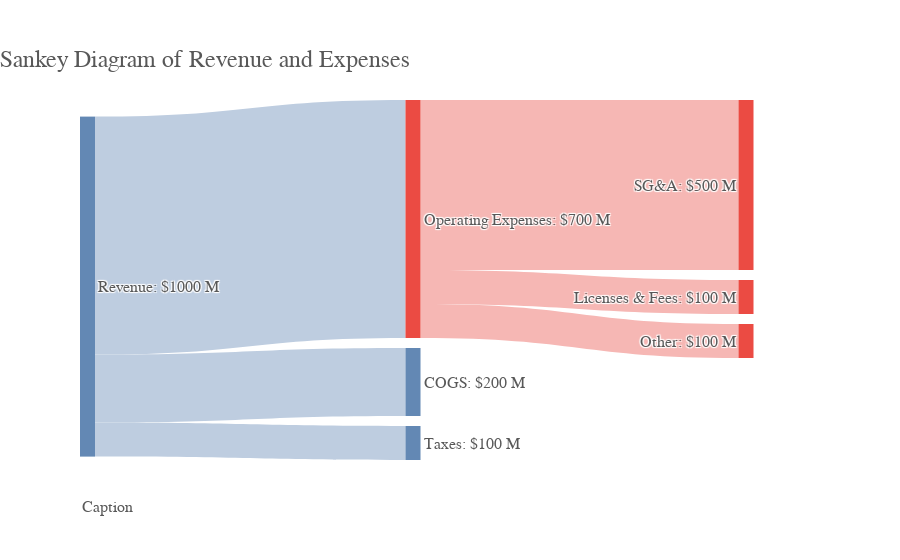

Notebook source saved alongside this figure:
### Markdown cell above
## Create the Graph

### Code cell
# NODES ----------------------------------------------------------------

# Node Labels
NodeLabel =  [f"{node}: ${value} M" for (node, value) in zip(node_df['Node'], node_df['Value']) ]
node_df['Label'] = NodeLabel


# Node positions
numRows = len(rows)
numCols = len(cols)

colPositions = [cols[0]] + [cols[i] for i in range(1, numCols) ]*numCols
colPositions.sort()

node_df['node_position_x'] = colPositions
node_df['node_position_y'] = [0] + rows*(numRows-1)


# Create dictionary for nodes
nodes = dict(
    type='sankey',
    orientation='h',
    arrangement='snap',
    node=dict(
        pad=nodePad,
        thickness=nodeThickness,
        line=nodeLine,
        label=node_df['Label'],
        color=node_df['Color'],
        x=node_df['node_position_x'],
        y=node_df['node_position_y'],
        hovertemplate=nodeHoverTemplate
    )
)


# LINKS ---------------------------------------------------------------------

# Convert node labels to node indices
source_indices = [node_df[node_df['Node'] == source].index[0] for source in link_df['Source']]
target_indices = [node_df[node_df['Node'] == target].index[0] for target in link_df['Target']]

# Create dictionary for links
link_dict = dict(
    source=source_indices,
    target=target_indices,
    value=link_df['Value'],
    color=link_df['Color'],
    hovertemplate=linkHoverTemplate,
    hoverlabel=dict(font=dict(family=fontFamily))
)

# Define nodes and links
nodes['link'] = link_dict



# CHART LAYOUT ------------------------------------------------------------

# Define layout
layout = dict(
    title=dict(
        text=titleText,
        font=dict(size=titleFontSize, family=fontFamily, color=fontColor),
        x=0,
        xanchor='left',
        yanchor='top'
    ),
    annotations=[
        dict(
            text=captionText,
            showarrow=False,
            font=dict(size=captionFontSize, family=fontFamily, color=fontColor),
            xref='paper',
            yref='paper',
            x=0,
            y=-0.1,
            xanchor='left',
            yanchor='bottom'
        )
    ],
    paper_bgcolor=paperBgcolor,
    plot_bgcolor=plotBgcolor,
    font=dict(size=textFontSize, family=fontFamily, color=fontColor)
)

# Create figure
fig = go.Figure(data=[nodes], layout=layout)

# Show figure
fig.show()

# Export to PNG
fig.write_image(outputFileName + ".png", height=outHeight, width=outWidth)

### Figure 1 — Plotly figure (JSON) as saved in the notebook; plotly's stock layout.template omitted (floating-point values rounded to 4 significant figures)
{"data": [{"arrangement": "snap", "link": {"color": ["#BECDE0", "#BECDE0", "#BECDE0", "#F6B7B4", "#F6B7B4", "#F6B7B4"], "hoverlabel": {"font": {"family": "Times New Roman"}}, "hovertemplate": "%{source.label} → %{target.label}<br>$%{value:,.2f} M", "source": [0, 0, 0, 1, 1, 1], "target": [2, 3, 1, 4, 5, 6], "value": [200, 100, 700, 500, 100, 100]}, "node": {"color": ["#6388B4", "#EB4B43", "#6388B4", "#6388B4", "#EB4B43", "#EB4B43", "#EB4B43"], "hovertemplate": "<span style=\"font-family:Times New Roman; font-size:12px;\">%{label}<br>$%{value:,.2f} M</span>", "label": ["Revenue: $1000 M", "Operating Expenses: $700 M", "COGS: $200 M", "Taxes: $100 M", "SG&A: $500 M", "Licenses & Fees: $100 M", "Other: $100 M"], "line": {"width": 0}, "pad": 10, "thickness": 15, "x": [0, 0.45, 0.45, 0.45, 0.9, 0.9, 0.9], "y": [0, -1, 0.25, 0.5, -1, 0.25, 0.5]}, "orientation": "h", "type": "sankey"}], "layout": {"annotations": [{"font": {"color": "#585858", "family": "Times New Roman", "size": 16}, "showarrow": false, "text": "Caption", "x": 0, "xanchor": "left", "xref": "paper", "y": -0.1, "yanchor": "bottom", "yref": "paper"}], "font": {"color": "#585858", "family": "Times New Roman", "size": 16}, "paper_bgcolor": "rgba(0,0,0,0)", "plot_bgcolor": "rgba(0,0,0,0)", "title": {"font": {"color": "#585858", "family": "Times New Roman", "size": 24}, "text": "Sankey Diagram of Revenue and Expenses", "x": 0, "xanchor": "left", "yanchor": "top"}}}
